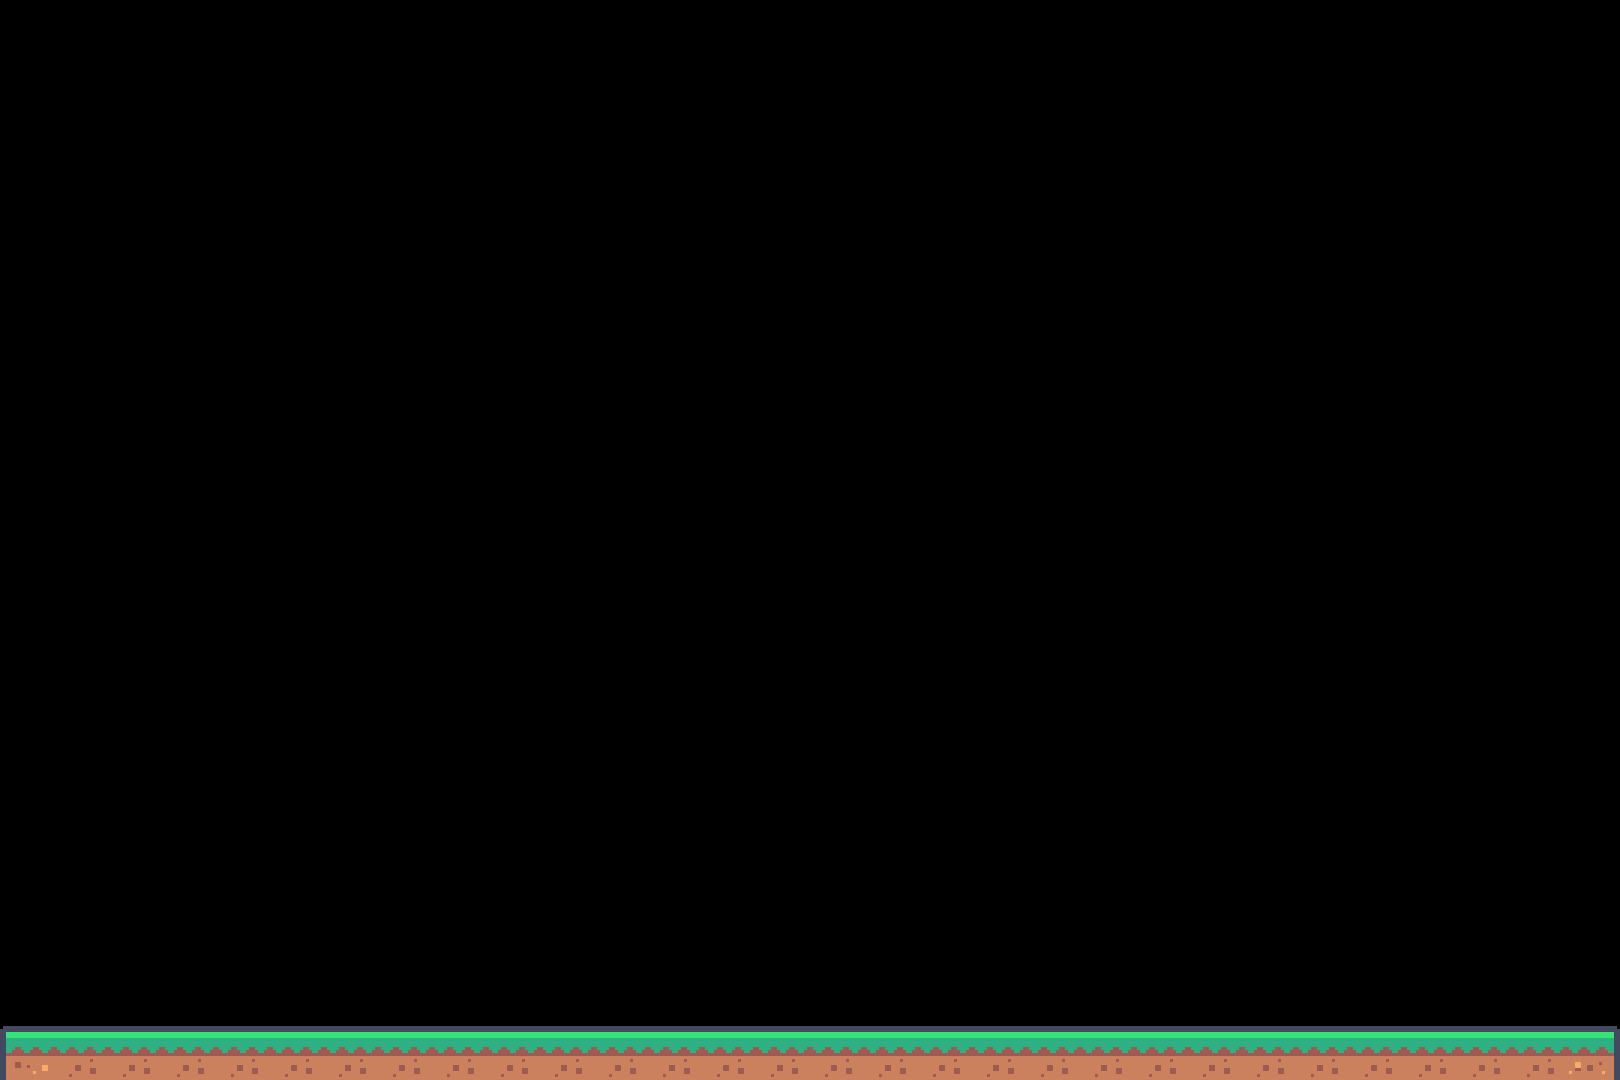

A 2D game scene composited from a Tiled map and its tileset images. What follows is a short description and the map's XML, with every tile layer's data as written:
An orthogonal 30x20 tile map with 54x54 px tiles, 1 tile layer (Tile Layer 1).

<map version="1.10" tiledversion="1.10.2" orientation="orthogonal" renderorder="right-down" width="30" height="20" tilewidth="54" tileheight="54" infinite="0" nextlayerid="2" nextobjectid="1">
 <tileset firstgid="1" source="../tiled_object/tilemap_packed.tsx" />
 <layer id="1" name="Tile Layer 1" width="30" height="20">
  <data encoding="csv">
0,0,0,0,0,0,0,0,0,0,0,0,0,0,0,0,0,0,0,0,0,0,0,0,0,0,0,0,0,0,
0,0,0,0,0,0,0,0,0,0,0,0,0,0,0,0,0,0,0,0,0,0,0,0,0,0,0,0,0,0,
0,0,0,0,0,0,0,0,0,0,0,0,0,0,0,0,0,0,0,0,0,0,0,0,0,0,0,0,0,0,
0,0,0,0,0,0,0,0,0,0,0,0,0,0,0,0,0,0,0,0,0,0,0,0,0,0,0,0,0,0,
0,0,0,0,0,0,0,0,0,0,0,0,0,0,0,0,0,0,0,0,0,0,0,0,0,0,0,0,0,0,
0,0,0,0,0,0,0,0,0,0,0,0,0,0,0,0,0,0,0,0,0,0,0,0,0,0,0,0,0,0,
0,0,0,0,0,0,0,0,0,0,0,0,0,0,0,0,0,0,0,0,0,0,0,0,0,0,0,0,0,0,
0,0,0,0,0,0,0,0,0,0,0,0,0,0,0,0,0,0,0,0,0,0,0,0,0,0,0,0,0,0,
0,0,0,0,0,0,0,0,0,0,0,0,0,0,0,0,0,0,0,0,0,0,0,0,0,0,0,0,0,0,
0,0,0,0,0,0,0,0,0,0,0,0,0,0,0,0,0,0,0,0,0,0,0,0,0,0,0,0,0,0,
0,0,0,0,0,0,0,0,0,0,0,0,0,0,0,0,0,0,0,0,0,0,0,0,0,0,0,0,0,0,
0,0,0,0,0,0,0,0,0,0,0,0,0,0,0,0,0,0,0,0,0,0,0,0,0,0,0,0,0,0,
0,0,0,0,0,0,0,0,0,0,0,0,0,0,0,0,0,0,0,0,0,0,0,0,0,0,0,0,0,0,
0,0,0,0,0,0,0,0,0,0,0,0,0,0,0,0,0,0,0,0,0,0,0,0,0,0,0,0,0,0,
0,0,0,0,0,0,0,0,0,0,0,0,0,0,0,0,0,0,0,0,0,0,0,0,0,0,0,0,0,0,
0,0,0,0,0,0,0,0,0,0,0,0,0,0,0,0,0,0,0,0,0,0,0,0,0,0,0,0,0,0,
0,0,0,0,0,0,0,0,0,0,0,0,0,0,0,0,0,0,0,0,0,0,0,0,0,0,0,0,0,0,
0,0,0,0,0,0,0,0,0,0,0,0,0,0,0,0,0,0,0,0,0,0,0,0,0,0,0,0,0,0,
0,0,0,0,0,0,0,0,0,0,0,0,0,0,0,0,0,0,0,0,0,0,0,0,0,0,0,0,0,0,
22,23,23,23,23,23,23,23,23,23,23,23,23,23,23,23,23,23,23,23,23,23,23,23,23,23,23,23,23,24
</data>
 </layer>
</map>
